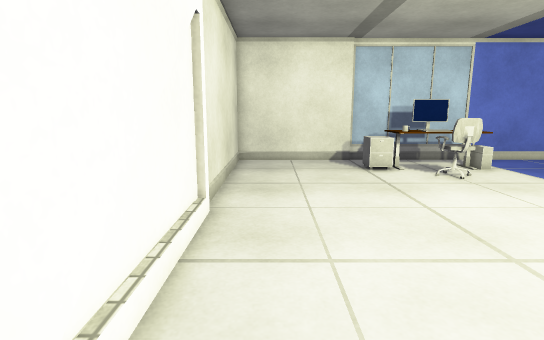
View 1 (above)

16 first-person views from a walk through a 3-D level made in the Unity game engine. The camera is 1.2 m above the floor, tilts 10° down and sees 80° across. The floor is counted in squares, 0.5 m on a side. Each view is taken from the middle of a square. On the plan, view 1 faces up. The plan holds only what a view shows up to about 20 squares ahead; the rest is blank. The player is left out. Surface patterns are stand-ins for the level's own textures.

View 2
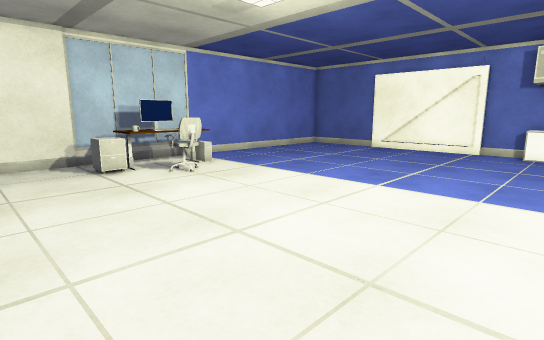

View 3
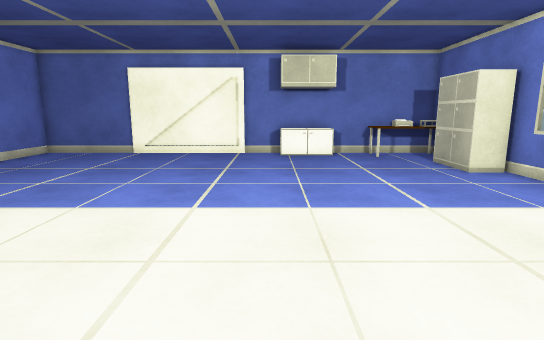

View 4
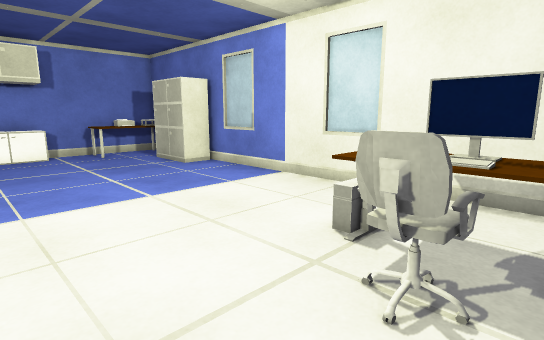

View 5
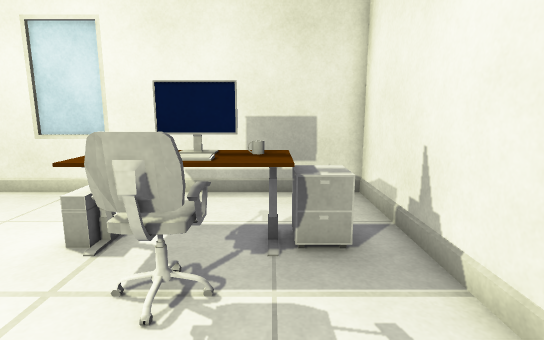

View 6
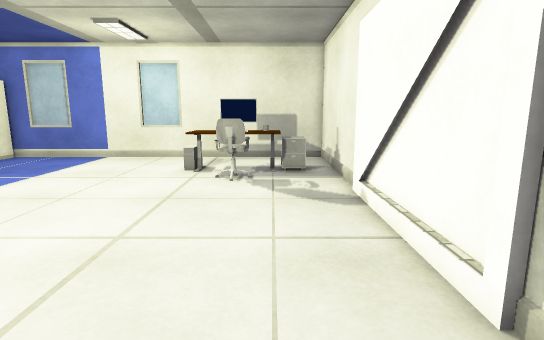

View 7
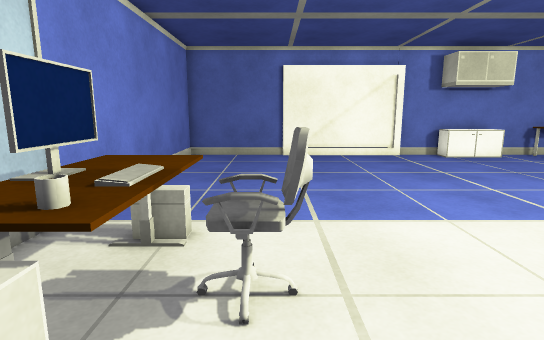

View 8
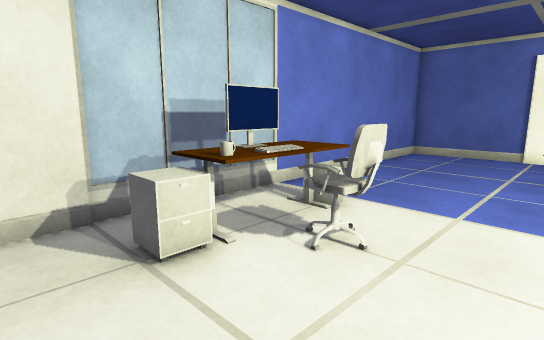

View 9
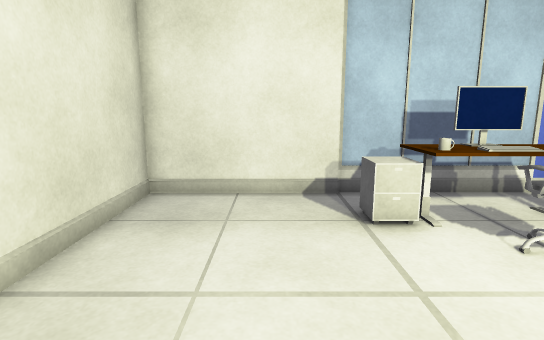

View 10
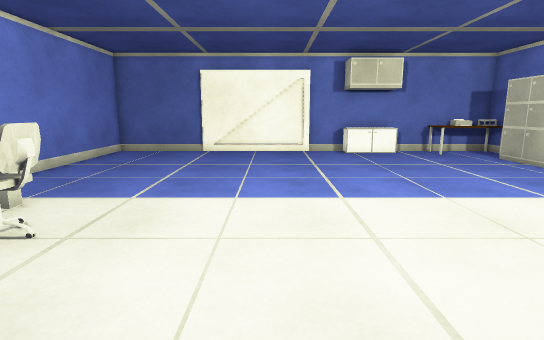

View 11
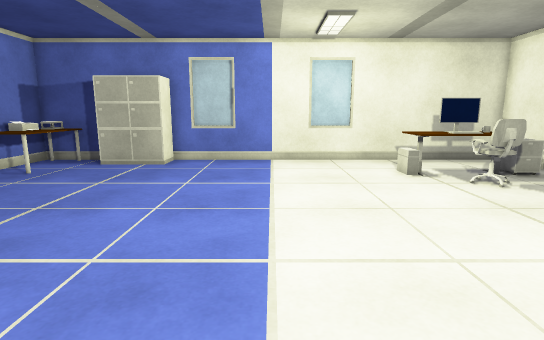

View 12
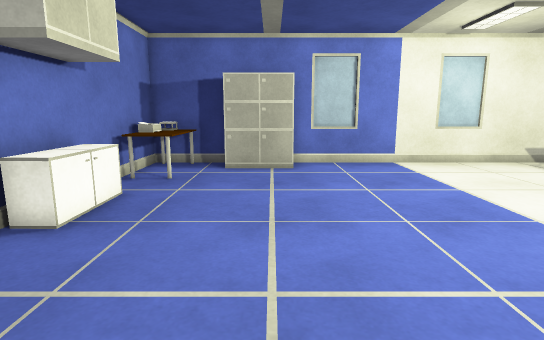

View 13
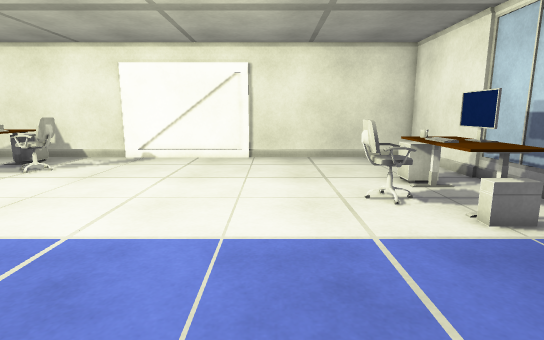

View 14
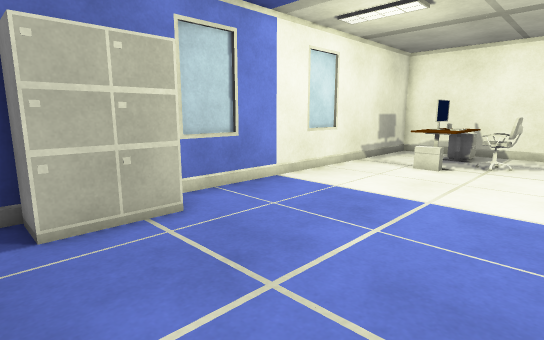

View 15
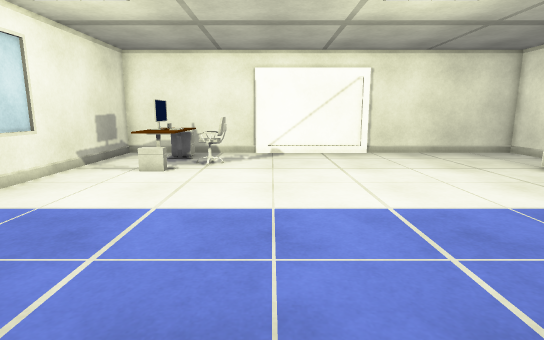

View 16
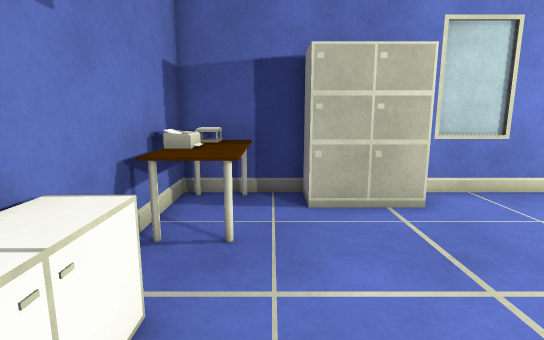

### Floor plan
Points are (right, up) in squares from view 1. A wall is a line through its corners. A room is listed if a view was taken in it or the views show most of it. See-through windows are left out.
Room 1 (views 1, 2, 3, 4, 5, 6, 7, 8, 9, 10, 11, 12, 13, 14, 15, 16)
walls: (7.9, 14.6) (6.2, 14.6); (21.5, 4.6) (21.5, 11.4); (21.7, 5) (21.7, 10.6); (1.6, -3.2) (3.2, -3.2); (-1.5, 7.9) (-1.5, 1); (-1.8, 7.5) (-1.8, 1.4); (-1.8, 1.1) (-1.8, -6.7) (15.5, -6.7); (4.1, 16.6) (-1.8, 16.6) (-1.8, 7.6); (21.7, 11.4) (21.7, 16.8) (4, 16.8); (18, -6.7) (21.7, -6.7) (21.7, 4.7)
low walls: (9.1, 13.3) (7.6, 13.3); (6.9, 13.3) (6.4, 13.3); (3.5, -2) (4.5, -2) (4.5, -3.5); (6.7, 14.6) (6.7, 15.1); (0.6, -2) (2.6, -2); (19.6, -6.2) (19.6, -2.7) (21.5, -2.7); (20.4, -6.4) (20.4, -5.6) (21.1, -5.6)
objects: cabinet (0, -3) to (0, -2); mug (1, -3); chair (2, -1) to (3, 0); keyboard (3, -2); cabinet (4, 14) to (5, 15); chair (6, 12) to (8, 13); cabinet (15, -6) to (18, -5); printer (21, -5) to (21, -4); cabinet (21, -1) to (21, 3)

Positions as (right, up) in squares from view 1, and headings:
1: (0, 0), facing up
2: (0, 0), facing up-right
3: (2, 3), facing right
4: (1, 3), facing down-right
5: (1, 3), facing down
6: (1, 11), facing down
7: (3, 12), facing right
8: (2, 9), facing up-right
9: (2, 7), facing up
10: (1, 7), facing right
11: (10, 10), facing down
12: (16, 9), facing down
13: (16, 9), facing left
14: (19, 2), facing down-left
15: (18, 2), facing left
16: (19, 3), facing down
